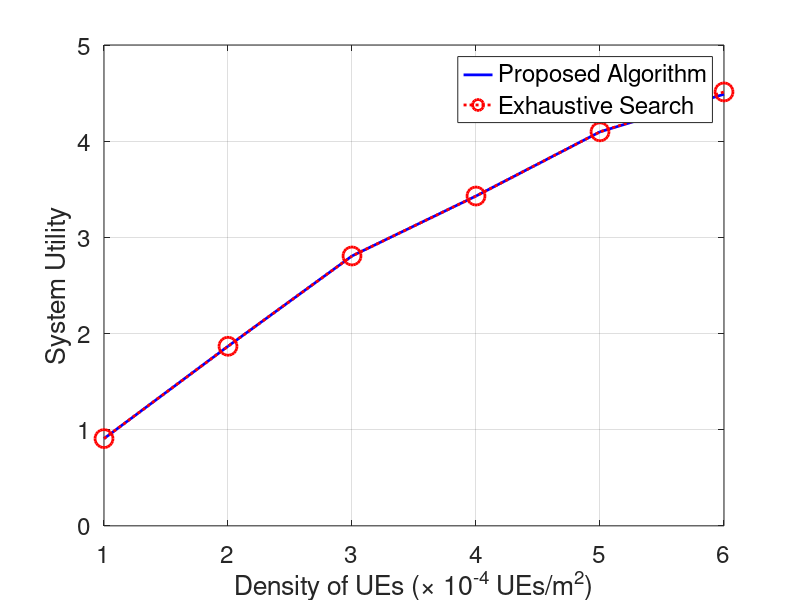

This figure's MATLAB source: (Note: this script raises an error after producing the figure.)
load('compare_with_ex.mat')
xticks = 1:6;
xt = {'1','2','3','4', '5', '6'};

h2 = figure(2);
hold on
plot(NoUsers, bwoa_lead, 'b-', 'linewidth', 2.0, 'markers', 13.0);
plot(NoUsers, ex_lead, 'ro:', 'linewidth', 2.0, 'markers', 13.0);
grid on
set(gca, 'FontSize', 17.5, 'XLim', [1 6]);
set(gca, 'xtick', xticks);
set(gca, 'xticklabel', xt);
xlabel('Density of UEs (\times 10^{-4} UEs/m^2)');
ylabel('System Utility');
legend({'Proposed Algorithm', 'Exhaustive Search'}, 'Location', 'Best', 'FontSize', 17.5);
box on
ax = gca;
outerpos = ax.OuterPosition;
ti = ax.TightInset;
left = outerpos(1) + ti(1);
bottom = outerpos(2) + ti(2);
ax_width = outerpos(3) - ti(1) - ti(3);
ax_height = outerpos(4) - ti(2) - ti(4);
ax.Position = [left bottom ax_width ax_height];
hold
x = [0.3 0.5]; y = [0.6 0.5];
dim = [0.2 0.2 0.1 0.1];
annotation('ellipse',dim)
a = annotation('textarrow',x,y,'String','Optimality gap = 0.53%', 'FontSize', 24);
%savefig(h2, 'compare_with_ex_su');

% 
h3 = figure(3);
ax(1) = axes();
l1=line('parent',ax(1),'xdata',NoUsers,'ydata',bwoa_time, 'LineWidth', 2.0, 'MarkerSize', 13.0, 'Color', 'b');
set(ax(1), 'XLim', [1 6], 'FontSize', 17.5);
set(ax(1), 'xtick', xticks);
set(ax(1), 'xticklabel',xt);
xlabel('parent', ax(1), 'Density of Users (\times 10^{-4} UEs/m^2)');
ylabel('parent', ax(1), 'Algorithm Runtime (s)');
grid on
box on

ax = ax(1);
outerpos = ax.OuterPosition;
ti = ax.TightInset;
left = outerpos(1) + ti(1);
bottom = outerpos(2) + ti(2);
ax_width = outerpos(3) - ti(1) - ti(3);
ax_height = outerpos(4) - ti(2) - ti(4);
ax.Position = [left bottom ax_width ax_height];

ax(2) = axes('position', [0.18 0.57 0.25 0.4]);
l2=line('parent',ax(2),'xdata',NoUsers,'ydata',ex_time,'LineWidth', 2.0, 'Marker', 'o', 'MarkerSize', 13.0, 'Color', 'r', 'LineStyle', ':');
set(ax(2), 'XLim', [1 6], 'xticklabel', [], 'FontSize', 17.5, 'YTick', [100,4000,8000,12000]);
axis tight
box on
grid on

lngd = legend( [l1;l2] , {'Proposed Algorithm','Exhaustive Search'}, 'FontSize', 17.5);
% savefig(h3, 'ex_time');